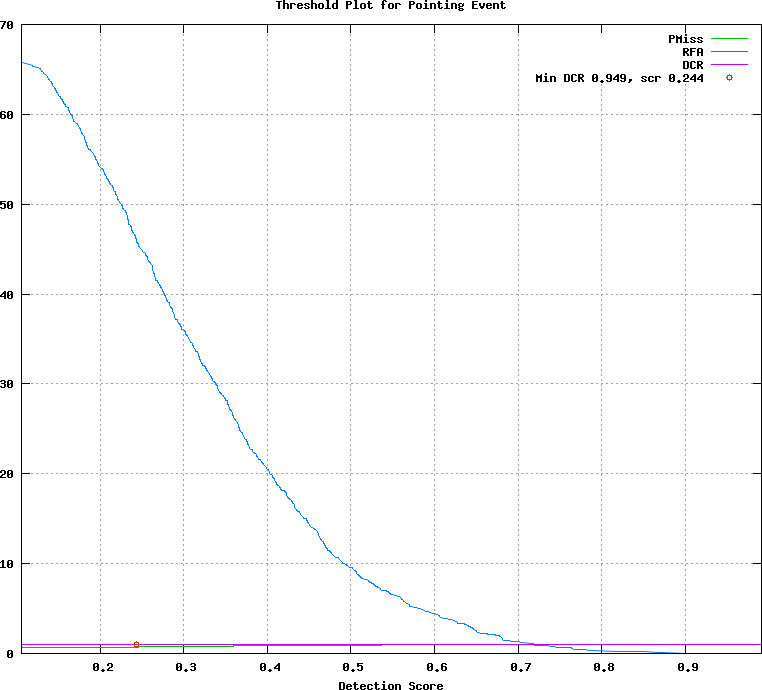

gnuplot code for this plot:
## GNUPLOT command file
set terminal postscript color
set style data lines
set title 'Threshold Plot for Pointing Event'
set xlabel 'Detection Score'
set grid
set size ratio 0.85
plot [0.106000:0.991000]  \
  'test.det.Pointing_Event.dat.1' using 1:4 title 'PMiss' with lines lt 2, \
  'test.det.Pointing_Event.dat.1' using 1:5 title 'RFA' with lines lt 3, \
  'test.det.Pointing_Event.dat.1' using 1:6 title 'DCR' with lines lt 4, \
  'test.det.Pointing_Event.dat.2' using 1:2 title 'Min DCR 0.949, scr 0.244' with points lt 6
